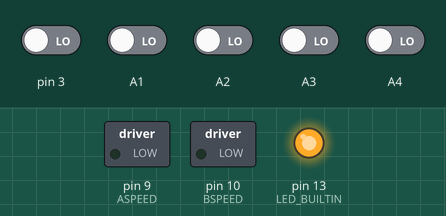
Bench run of a sketch on a simulated Arduino Uno, built with avr-gcc and run on an emulated ATmega328P. On the bench: switched loads named in the sketch (green lamp = pin HIGH), output pins drawn as LEDs (lit = HIGH). Inputs (shaded band) come from the test bench; at power-on: A1–4, pin 3 LOW.

Above: at 0.6 s.
At 10.6 s:
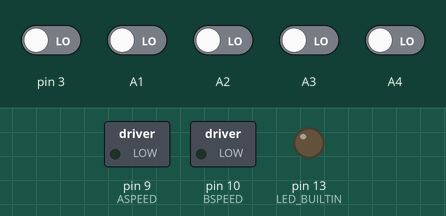
At 11.6 s:
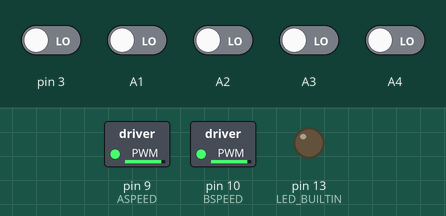
Timing chart, 0 to 13.1 s (numbered marks = the images above):
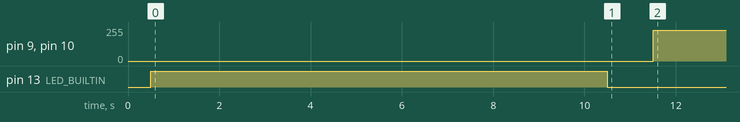

Measured:
- by itself, pin 9 (ASPEED), pin 10 (BSPEED): 0/255 → 230/255 at 11.5 s

The sketch:

LineTracing.ino
```cpp
#include <QTRSensors.h>//manifesting ma division to
#define ADIR 8
#define ASPEED 9
#define BSPEED 10
#define BDIR 11
const int offsetA = 1;
const int offsetB = 1;
QTRSensors qtr;
const uint8_t SensorCount = 5;
uint16_t sensorValues[SensorCount];
int threshold[SensorCount];
float Kp = 0;
float Ki = 0;
float Kd = 0;

uint8_t multiP = 1;
uint8_t multiI  = 1;
uint8_t multiD = 1;
uint8_t Kpfinal;
uint8_t Kifinal;
uint8_t Kdfinal;
float Pvalue;
float Ivalue;
float Dvalue;

boolean onoff = false;

int val, cnt = 0, v[3];

uint16_t position;
int P, D, I, previousError, PIDvalue, error;
int lsp, rsp;
int lfspeed = 230;
void setup() {
  qtr.setTypeRC();
  qtr.setSensorPins((const uint8_t[]){3, A1, A2, A3, A4}, SensorCount);
  qtr.setEmitterPin(2);
  delay(500);
  pinMode(LED_BUILTIN, OUTPUT);
  digitalWrite(LED_BUILTIN, HIGH);
  for (uint16_t i = 0; i < 400; i++) {
    qtr.calibrate();
  }
  digitalWrite(LED_BUILTIN, LOW);
  for (uint8_t i = 0; i < SensorCount; i++){
    threshold[i] = (qtr.calibrationOn.minimum[i] + qtr.calibrationOn.maximum[i])/2;

  }
  delay(1000);
}
void loop() {
  robot_control();

}
void robot_control(){
  position = qtr.readLineBlack(sensorValues);
  error = 2000 - position;
  while(sensorValues[0]>=980 && sensorValues[1]>=980 && sensorValues[2]>=980 && sensorValues[3]>=980 && sensorValues[4]>=980){ // A case when the line follower leaves the line
    if(previousError>0){
      motor_drive(-230,230);
    }
    else{
      motor_drive(230,-230);
    }
    position = qtr.readLineBlack(sensorValues);
  }
  PID_Linefollow(error);
}
void PID_Linefollow(int error){
  P = error;
  I = I + error;
  D = error - previousError;
  Pvalue = (Kp/pow(10,multiP))*P;
  Ivalue = (Ki/pow(10,multiI))*I;
  Dvalue = (Kd/pow(10,multiD))*D;
  float PIDvalue = Pvalue + Ivalue + Dvalue;
  previousError = error;
  lsp = lfspeed - PIDvalue;
  rsp = lfspeed + PIDvalue;
  if (lsp > 255){
    lsp = 255;
  }
  if (lsp < -255){
    lsp = -255;
  }
  if (rsp > 255){
    rsp = 255;
  }
  if (rsp < -255){
    rsp = -255;
  }
  motor_drive(lsp,rsp);
}
void motor_drive(int left, int right){

  if(right>0)
  {
    digitalWrite(ADIR, HIGH);
    analogWrite(ASPEED, right);
  }
  else
  {
    digitalWrite(ADIR, LOW);
    analogWrite(ASPEED, right);
  }


  if(left>0)
  {
    digitalWrite(BDIR, HIGH);
    analogWrite(BSPEED, left);
  }
  else
  {
    digitalWrite(BDIR, LOW);
    analogWrite(BSPEED, left);
  }
}
```
